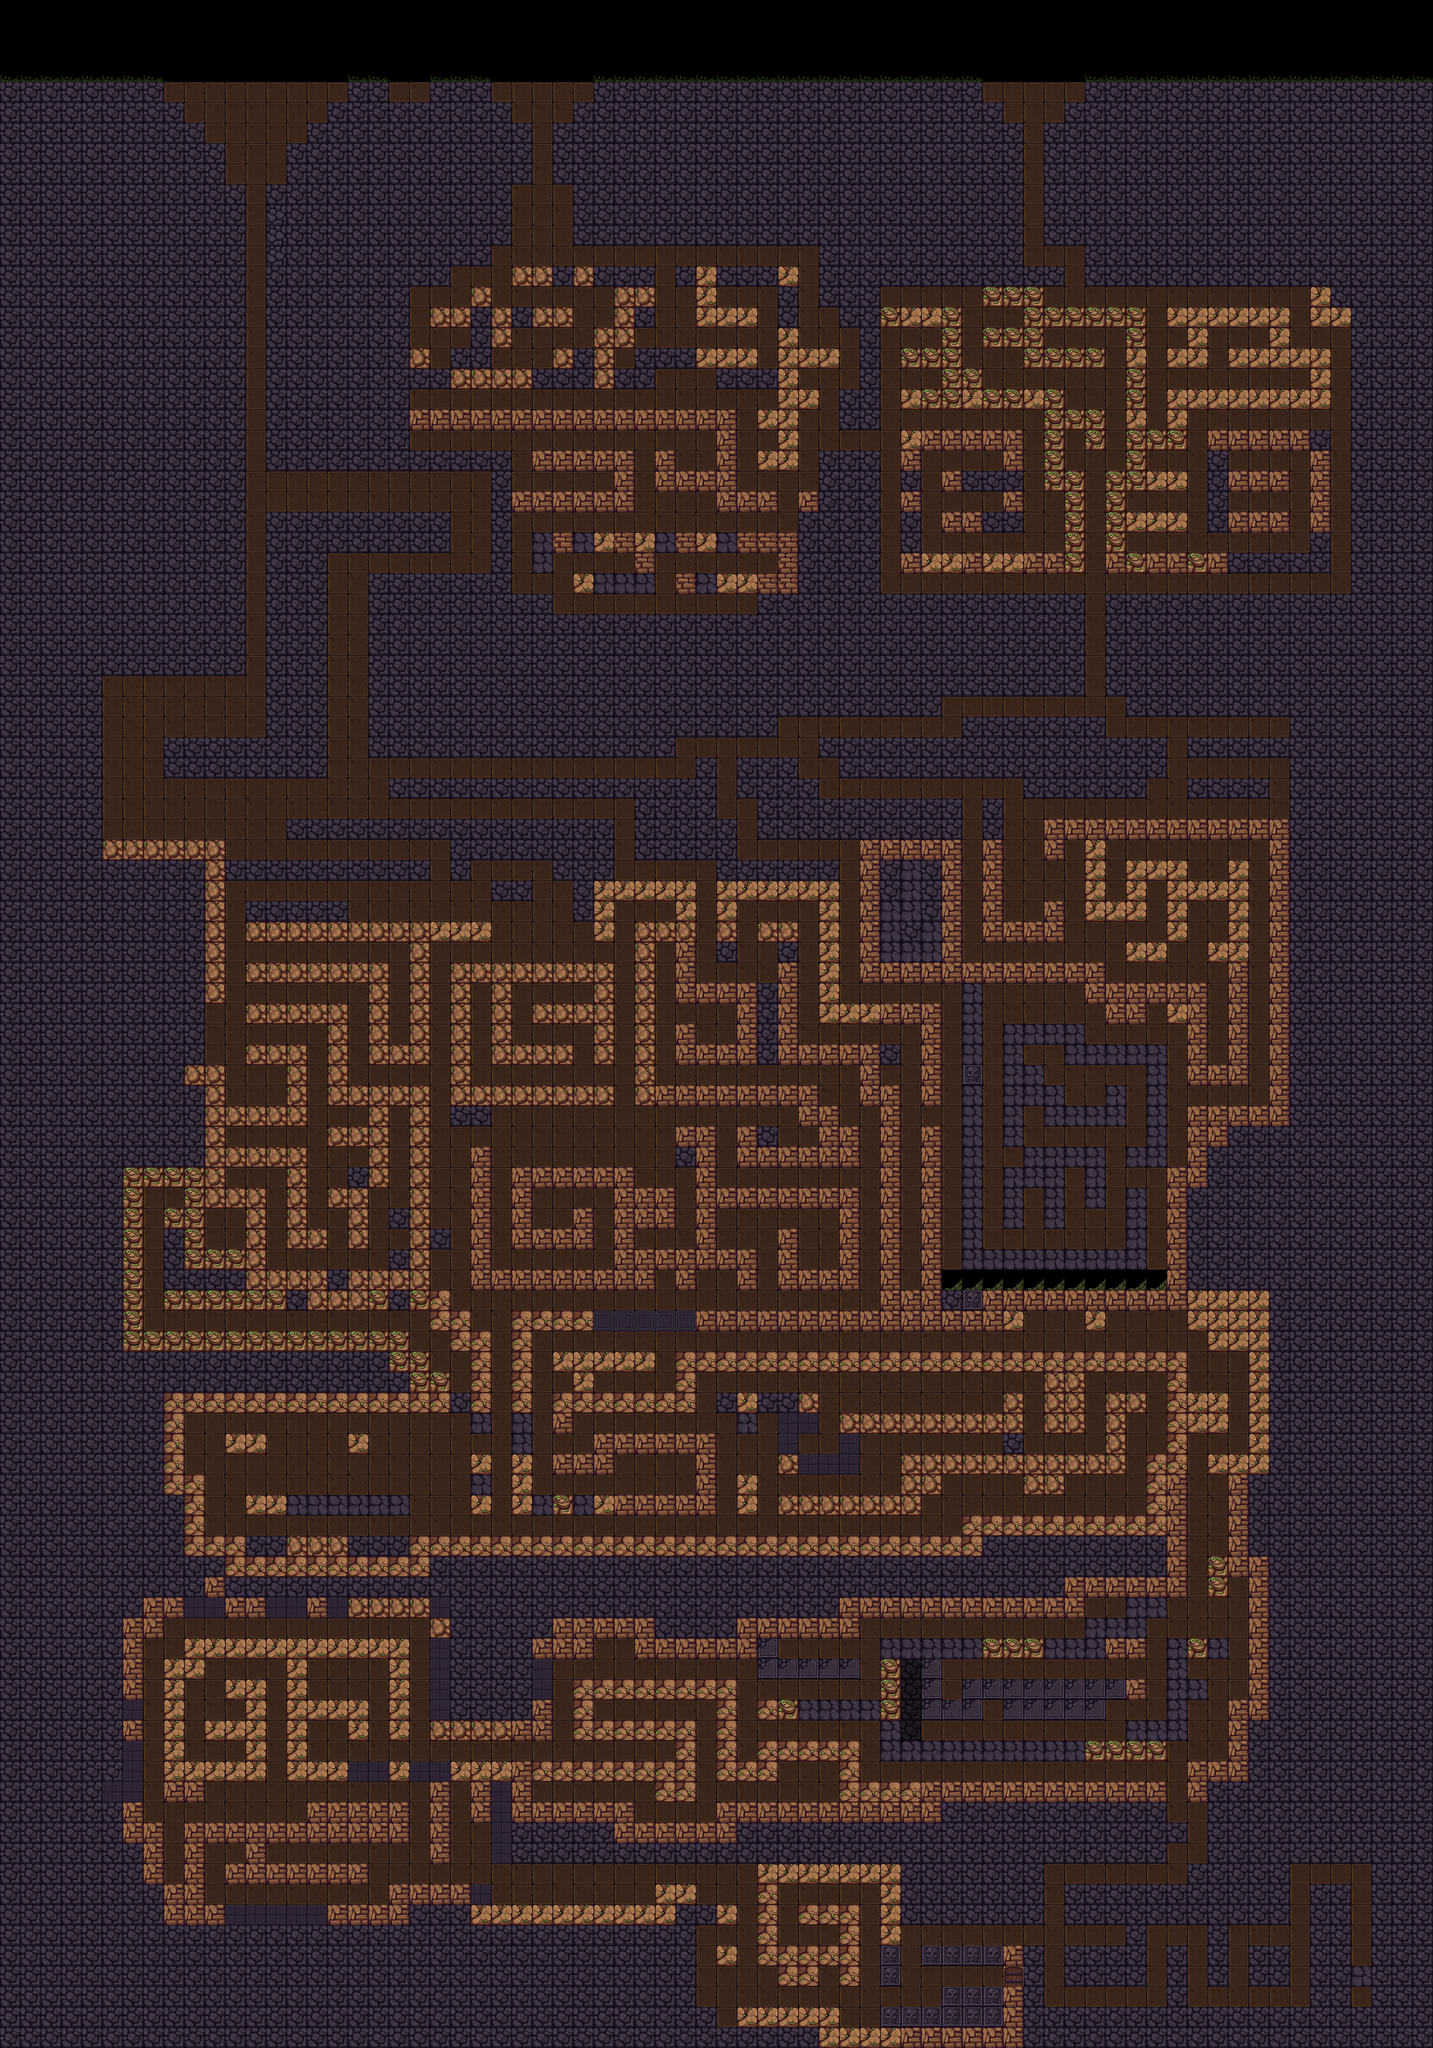

This is a level from a 2D game, rendered from its Tiled map with the project's own tilesets. A one-line summary and the map file follow, with tile-layer data summarised:
An orthogonal 70x100 tile map with 32x32 px tiles, 3 tile layers (background, game, foreground), 2 tilesets and 7 objects (3x torch, 2x heart, dude).

<map version="1.2" tiledversion="1.2.2" orientation="orthogonal" renderorder="right-down" width="70" height="100" tilewidth="32" tileheight="32" infinite="0" nextlayerid="13" nextobjectid="16">
 <tileset firstgid="1" source="tiles.tsx" />
 <tileset firstgid="43" source="objects.tsx" />
 <layer id="10" name="background" width="70" height="100" opacity="0.5">
  <data>[7000 cells, 6769 non-empty, 5 distinct tile ids]</data>
 </layer>
 <layer id="11" name="game" width="70" height="100">
  <data>[7000 cells, 4710 non-empty, 15 distinct tile ids]</data>
 </layer>
 <layer id="12" name="foreground" width="70" height="100">
  <data>[7000 cells, 0 non-empty, 0 distinct tile ids]</data>
 </layer>
 <objectgroup id="8" name="objects">
  <object id="9" name="dude" gid="45" x="552" y="121.667" width="24" height="26" />
  <object id="10" name="torch" gid="44" x="851.667" y="408" width="16" height="47" />
  <object id="11" name="heart" gid="43" x="428.667" y="288.667" width="18" height="18" />
  <object id="12" gid="37" x="296" y="1148" width="32" height="32" />
  <object id="13" name="heart" gid="43" x="1054" y="614" width="18" height="18" />
  <object id="14" name="torch" gid="44" x="338.333" y="217.5" width="16" height="47" />
  <object id="15" name="torch" gid="44" x="869.333" y="183.167" width="16" height="47" />
 </objectgroup>
</map>